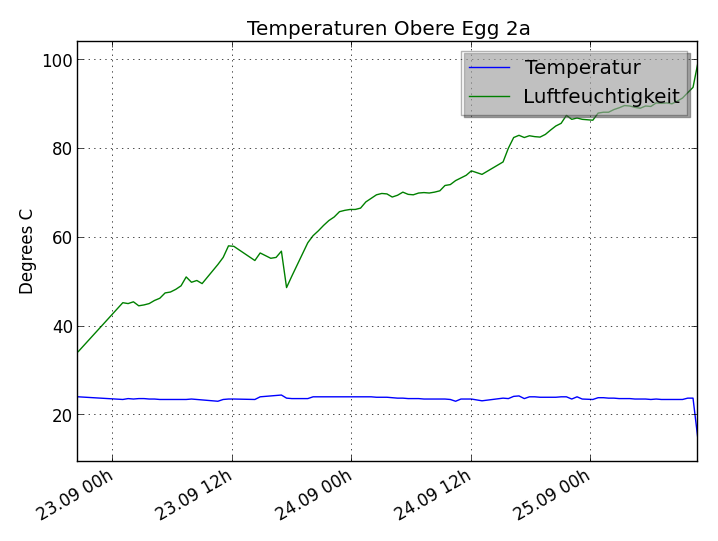

This figure's Python source:
#!/usr/bin/python

# import modules
import sqlite3
import matplotlib.pyplot as plt
import matplotlib.dates as mdates
import numpy

# connect to db and create it if needed
conn = sqlite3.connect('rf24weather.sqlite', detect_types = sqlite3.PARSE_COLNAMES)
cur = conn.cursor()

# fetch dates
cur.execute('''SELECT date "[timestamp]" FROM rf24weather WHERE device == 1''')
dates1 = cur.fetchall()

# fetch temperatures
cur.execute('''SELECT temp, humidity FROM rf24weather WHERE device == 1''')
temps1 = cur.fetchall()

# format the dates on x-axis
plt.gca().xaxis.set_major_formatter(mdates.DateFormatter('%d.%m %Hh'))
#plt.gca().xaxis.set_major_formatter(mdates.DateFormatter('%d/%m'))

# set a minor tick for every 24 hours
plt.gca().xaxis.set_minor_locator(mdates.DayLocator())

# plot lines
plt.plot(dates1,temps1)
plt.gcf().autofmt_xdate()

# add labels
plt.ylabel('Degrees C')
plt.title('Temperaturen Obere Egg 2a')

# add legend
leg = plt.legend(['Temperatur', 'Luftfeuchtigkeit'], loc='upper right', shadow=True, numpoints=1)
leg.get_frame().set_alpha(0.3)

# add y-axis grid with tight scaling and some padding
plt.gca().yaxis.grid(True, which='major')
plt.gca().set_ymargin(0.05)
plt.gca().autoscale(tight=True)
plt.gca().xaxis.grid(True, which='major')


# save with a smaller border
plt.savefig('matplot_line.png', bbox_inches='tight', pad_inches=0.2)
